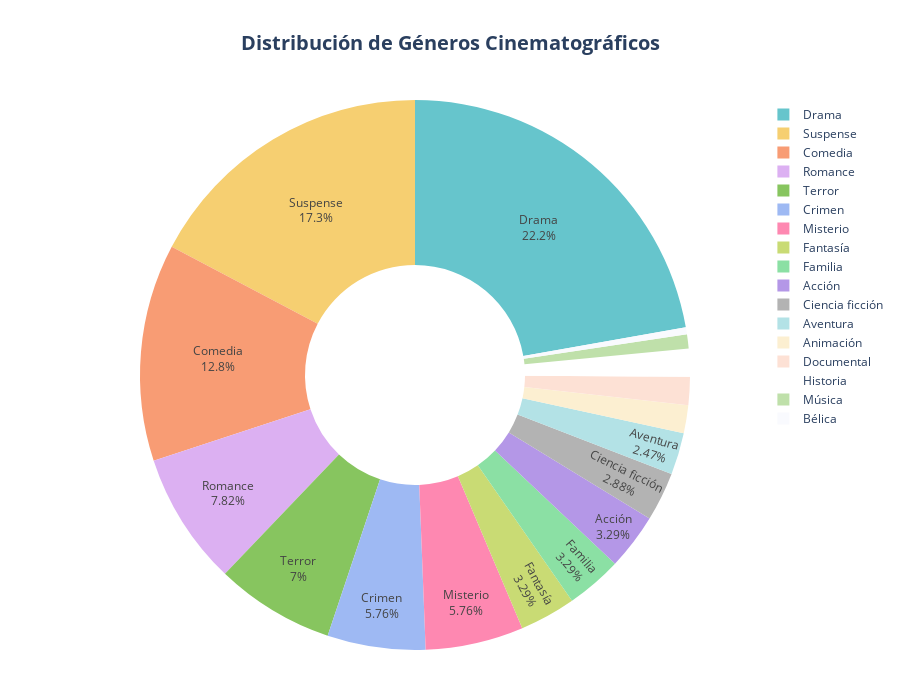

Notebook source saved alongside this figure:
### Markdown cell above
# El beneficio disminuye de forma muy notable según aumenta la duración:
# Las películas más cortas (80–100 min) tienen beneficios muy altos, pero eso cae en los tramos siguientes.
# En 140–160 min, el beneficio es prácticamente cero, lo cual puede deberse a falta de datos.
# Cabe destacar que la API no muestra mucha información sobre los beneficios en nuestro rango de películas. Esto puede deberse a falta de actualización de la API. Es por ellos que nuestra gráfica no es robusta, pero si nos puede orientar sobre la tendencia y la relación entre estos dos valores

# Conclusión: Una película larga no garantiza mayor recaudación.

### Code cell
generos_circular()

### Figure 1 — Plotly figure (JSON) as saved in the notebook; plotly's stock layout.template omitted (floating-point values rounded to 4 significant figures)
{"data": [{"domain": {"x": [0, 1], "y": [0, 1]}, "hole": 0.4, "hovertemplate": "<b>%{label}</b><br>Películas: %{value}", "insidetextfont": {"size": 12}, "labels": ["Drama", "Suspense", "Comedia", "Romance", "Terror", "Crimen", "Misterio", "Fantasía", "Familia", "Acción", "Ciencia ficción", "Aventura", "Animación", "Documental", "Historia", "Música", "Bélica"], "legendgroup": "", "name": "", "showlegend": true, "textfont": {"size": 14}, "textinfo": "percent+label", "textposition": "inside", "type": "pie", "values": [54, 42, 31, 19, 17, 14, 14, 8, 8, 8, 7, 6, 4, 4, 4, 2, 1]}], "layout": {"height": 700, "legend": {"tracegroupgap": 0}, "margin": {"b": 50, "t": 100}, "piecolorway": ["rgb(102, 197, 204)", "rgb(246, 207, 113)", "rgb(248, 156, 116)", "rgb(220, 176, 242)", "rgb(135, 197, 95)", "rgb(158, 185, 243)", "rgb(254, 136, 177)", "rgb(201, 219, 116)", "rgb(139, 224, 164)", "rgb(180, 151, 231)", "rgb(179, 179, 179)"], "title": {"font": {"size": 20}, "text": "<b>Distribución de Géneros Cinematográficos</b>", "x": 0.5}, "uniformtext": {"minsize": 12, "mode": "hide"}, "width": 900}}
